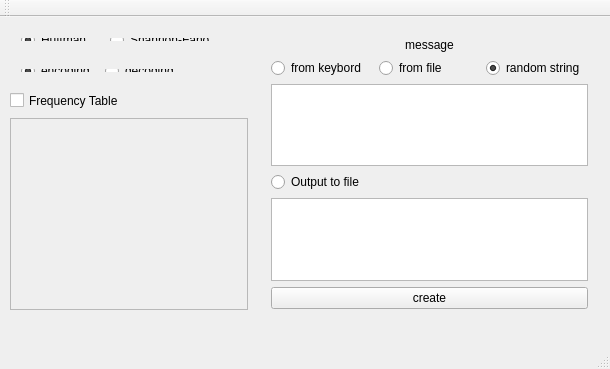
<?xml version="1.0" encoding="UTF-8"?>
<ui version="4.0">
 <class>MainWindow</class>
 <widget class="QMainWindow" name="MainWindow">
  <property name="enabled">
   <bool>true</bool>
  </property>
  <property name="geometry">
   <rect>
    <x>0</x>
    <y>0</y>
    <width>610</width>
    <height>369</height>
   </rect>
  </property>
  <property name="sizePolicy">
   <sizepolicy hsizetype="Expanding" vsizetype="Preferred">
    <horstretch>0</horstretch>
    <verstretch>0</verstretch>
   </sizepolicy>
  </property>
  <property name="windowTitle">
   <string>Статическое кодирование и декодирование</string>
  </property>
  <property name="documentMode">
   <bool>false</bool>
  </property>
  <widget class="QWidget" name="centralWidget">
   <widget class="QCheckBox" name="FreqTableCheck">
    <property name="geometry">
     <rect>
      <x>10</x>
      <y>72</y>
      <width>137</width>
      <height>23</height>
     </rect>
    </property>
    <property name="text">
     <string>Frequency Table</string>
    </property>
   </widget>
   <widget class="QTableWidget" name="FreqTable">
    <property name="enabled">
     <bool>false</bool>
    </property>
    <property name="geometry">
     <rect>
      <x>10</x>
      <y>101</y>
      <width>238</width>
      <height>192</height>
     </rect>
    </property>
    <property name="sizePolicy">
     <sizepolicy hsizetype="Preferred" vsizetype="Preferred">
      <horstretch>0</horstretch>
      <verstretch>0</verstretch>
     </sizepolicy>
    </property>
    <property name="cornerButtonEnabled">
     <bool>false</bool>
    </property>
   </widget>
   <widget class="QWidget" name="layoutWidget">
    <property name="geometry">
     <rect>
      <x>10</x>
      <y>41</y>
      <width>184</width>
      <height>25</height>
     </rect>
    </property>
    <layout class="QHBoxLayout" name="horizontalLayout_2">
     <item>
      <widget class="QRadioButton" name="encodingButton">
       <property name="enabled">
        <bool>true</bool>
       </property>
       <property name="text">
        <string>encoding</string>
       </property>
       <property name="checked">
        <bool>true</bool>
       </property>
      </widget>
     </item>
     <item>
      <widget class="QRadioButton" name="decodingButton">
       <property name="text">
        <string>decoding</string>
       </property>
      </widget>
     </item>
    </layout>
   </widget>
   <widget class="QWidget" name="layoutWidget">
    <property name="geometry">
     <rect>
      <x>10</x>
      <y>10</y>
      <width>216</width>
      <height>25</height>
     </rect>
    </property>
    <layout class="QHBoxLayout" name="horizontalLayout">
     <item>
      <widget class="QRadioButton" name="HuffmanButton">
       <property name="text">
        <string>Huffman</string>
       </property>
       <property name="checked">
        <bool>true</bool>
       </property>
      </widget>
     </item>
     <item>
      <widget class="QRadioButton" name="ShannonFanoButton">
       <property name="text">
        <string>Shannon-Fano</string>
       </property>
      </widget>
     </item>
    </layout>
   </widget>
   <widget class="QWidget" name="layoutWidget">
    <property name="geometry">
     <rect>
      <x>260</x>
      <y>10</y>
      <width>339</width>
      <height>293</height>
     </rect>
    </property>
    <layout class="QVBoxLayout" name="verticalLayout_2">
     <item>
      <widget class="QLabel" name="label">
       <property name="text">
        <string>message</string>
       </property>
       <property name="alignment">
        <set>Qt::AlignCenter</set>
       </property>
      </widget>
     </item>
     <item>
      <layout class="QHBoxLayout" name="horizontalLayout_3">
       <item>
        <widget class="QRadioButton" name="fromKeyboardButton">
         <property name="text">
          <string>from keybord</string>
         </property>
        </widget>
       </item>
       <item>
        <widget class="QRadioButton" name="fromFileButton">
         <property name="text">
          <string>from file</string>
         </property>
        </widget>
       </item>
       <item>
        <widget class="QRadioButton" name="randomButton">
         <property name="text">
          <string>random string</string>
         </property>
         <property name="checked">
          <bool>true</bool>
         </property>
        </widget>
       </item>
      </layout>
     </item>
     <item>
      <widget class="QTextBrowser" name="InputLine"/>
     </item>
     <item>
      <widget class="QRadioButton" name="toFileButton">
       <property name="text">
        <string>Output to file</string>
       </property>
       <property name="autoExclusive">
        <bool>false</bool>
       </property>
      </widget>
     </item>
     <item>
      <widget class="QTextBrowser" name="OutputFilename"/>
     </item>
     <item>
      <widget class="QPushButton" name="createButton">
       <property name="text">
        <string>create</string>
       </property>
      </widget>
     </item>
    </layout>
   </widget>
  </widget>
  <widget class="QMenuBar" name="menuBar">
   <property name="geometry">
    <rect>
     <x>0</x>
     <y>0</y>
     <width>610</width>
     <height>22</height>
    </rect>
   </property>
  </widget>
  <widget class="QToolBar" name="mainToolBar">
   <attribute name="toolBarArea">
    <enum>TopToolBarArea</enum>
   </attribute>
   <attribute name="toolBarBreak">
    <bool>false</bool>
   </attribute>
  </widget>
  <widget class="QStatusBar" name="statusBar"/>
 </widget>
 <layoutdefault spacing="6" margin="11"/>
 <resources/>
 <connections/>
</ui>
